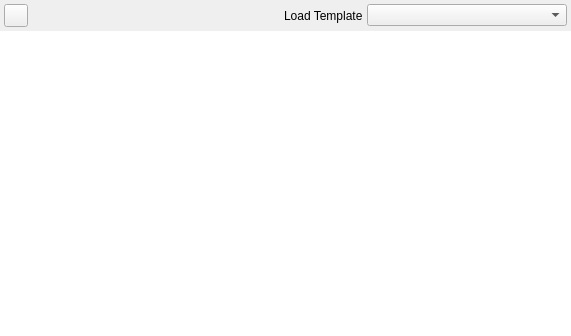
<?xml version="1.0" encoding="UTF-8"?>
<ui version="4.0">
 <class>TextEditorTabForm</class>
 <widget class="QWidget" name="TextEditorTabForm">
  <property name="geometry">
   <rect>
    <x>0</x>
    <y>0</y>
    <width>571</width>
    <height>336</height>
   </rect>
  </property>
  <property name="windowTitle">
   <string>Form</string>
  </property>
  <layout class="QVBoxLayout" name="verticalLayout">
   <property name="spacing">
    <number>0</number>
   </property>
   <property name="leftMargin">
    <number>0</number>
   </property>
   <property name="topMargin">
    <number>0</number>
   </property>
   <property name="rightMargin">
    <number>0</number>
   </property>
   <property name="bottomMargin">
    <number>0</number>
   </property>
   <item>
    <layout class="QHBoxLayout" name="horizontalLayout">
     <property name="spacing">
      <number>4</number>
     </property>
     <property name="leftMargin">
      <number>4</number>
     </property>
     <property name="topMargin">
      <number>4</number>
     </property>
     <property name="rightMargin">
      <number>4</number>
     </property>
     <property name="bottomMargin">
      <number>4</number>
     </property>
     <item>
      <widget class="QToolButton" name="saveButton">
       <property name="text">
        <string/>
       </property>
       <property name="icon">
        <iconset resource="../Resources/Resources.qrc">
         <normaloff>:/svg/save-solid.svg</normaloff>:/svg/save-solid.svg</iconset>
       </property>
       <property name="iconSize">
        <size>
         <width>16</width>
         <height>16</height>
        </size>
       </property>
      </widget>
     </item>
     <item>
      <spacer name="horizontalSpacer">
       <property name="orientation">
        <enum>Qt::Horizontal</enum>
       </property>
       <property name="sizeType">
        <enum>QSizePolicy::Expanding</enum>
       </property>
       <property name="sizeHint" stdset="0">
        <size>
         <width>40</width>
         <height>20</height>
        </size>
       </property>
      </spacer>
     </item>
     <item>
      <widget class="QLabel" name="label">
       <property name="text">
        <string>Load Template</string>
       </property>
      </widget>
     </item>
     <item>
      <widget class="QComboBox" name="templateComboBox">
       <property name="minimumSize">
        <size>
         <width>200</width>
         <height>0</height>
        </size>
       </property>
       <property name="baseSize">
        <size>
         <width>200</width>
         <height>0</height>
        </size>
       </property>
      </widget>
     </item>
    </layout>
   </item>
   <item>
    <widget class="CodeEditorWidget" name="textEdit">
     <property name="frameShape">
      <enum>QFrame::NoFrame</enum>
     </property>
     <property name="frameShadow">
      <enum>QFrame::Plain</enum>
     </property>
     <property name="lineWrapMode">
      <enum>QPlainTextEdit::NoWrap</enum>
     </property>
     <property name="readOnly">
      <bool>false</bool>
     </property>
    </widget>
   </item>
  </layout>
 </widget>
 <customwidgets>
  <customwidget>
   <class>CodeEditorWidget</class>
   <extends>QPlainTextEdit</extends>
   <header>View/CodeEditorWidget.h</header>
  </customwidget>
 </customwidgets>
 <resources>
  <include location="../Resources/Resources.qrc"/>
 </resources>
 <connections/>
</ui>
